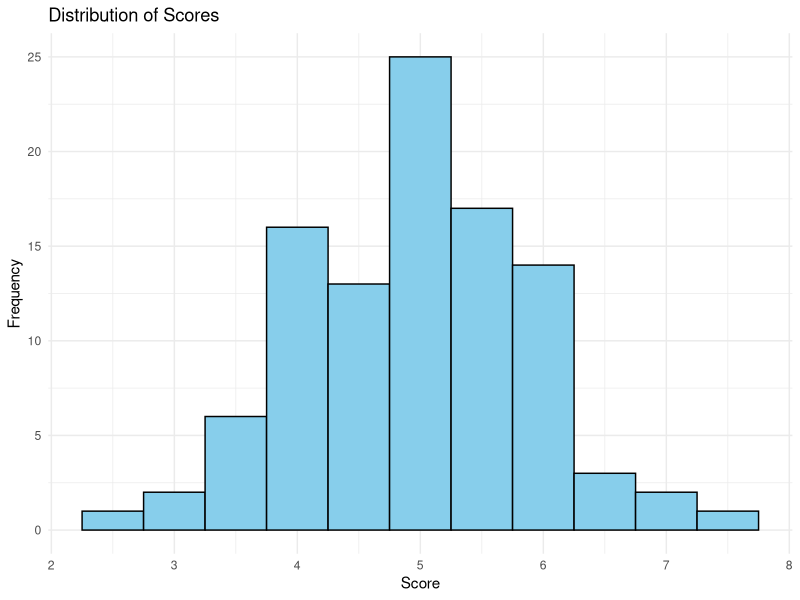
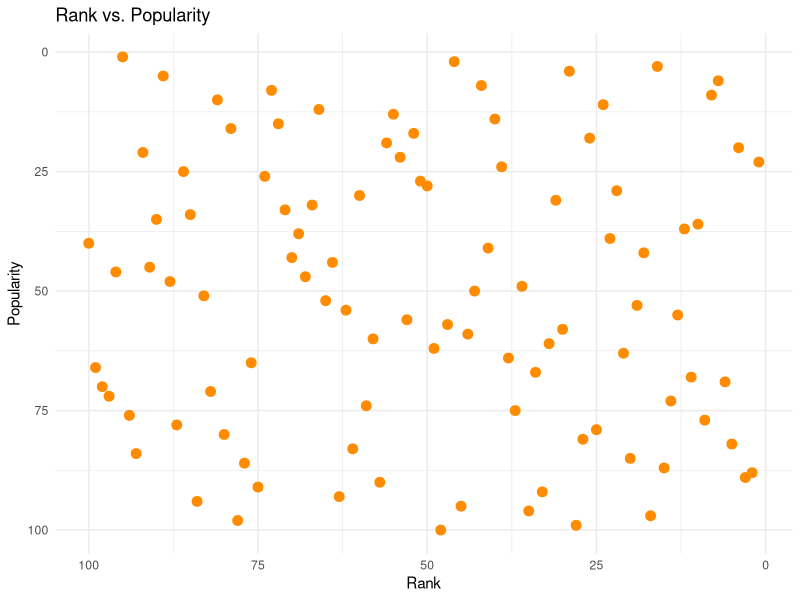

Reproduce these figures in R, in order.
#### Preamble ####
# Purpose: Simulates a dataset of anime based on sketches prior to obtaining data.
# Author: Allen Uy
# Date: 10 April 2024
# Contact: allen.uy@mail.utoronto.ca
# License: MIT
# Pre-requisites: None


#### Workspace setup ####
library(tidyverse)
set.seed(42)


#### Simulate data ####
num_obs <- 100
start_date <- as.Date("2000-01-01")
end_date <- as.Date("2024-04-10")
num_days <- end_date - start_date
random_dates <- start_date + sample(num_days, num_obs, replace = TRUE)

possible_genres <- c("Action", "Adventure", "Comedy", "Drama", "Fantasy", "Horror", "Romance", "Sci-Fi", "Thriller")
random_genres <- lapply(1:num_obs, function(x) sample(possible_genres, sample(1:3, 1), replace = FALSE))

data <- tibble(
  title = 1:num_obs,
  date = random_dates,
  score = rnorm(num_obs, mean = 5),
  rank = rank(-score),
  genre = random_genres,
  members = round(runif(num_obs, 100, 1000000)),
  popularity = rank(-members)
)

score_distribution_plot <- ggplot(data, aes(x = score)) +
  geom_histogram(binwidth = 0.5, fill = "skyblue", color = "black") +
  labs(title = "Distribution of Scores",
       x = "Score",
       y = "Frequency") +
  theme_minimal()

score_distribution_plot

rank_popularity_plot <- ggplot(data, aes(x = rank, y = popularity)) +
  geom_point(size = 3, color = "darkorange") +
  scale_x_reverse() +
  scale_y_reverse() +
  labs(title = "Rank vs. Popularity",
       x = "Rank",
       y = "Popularity") +
  theme_minimal()

rank_popularity_plot


